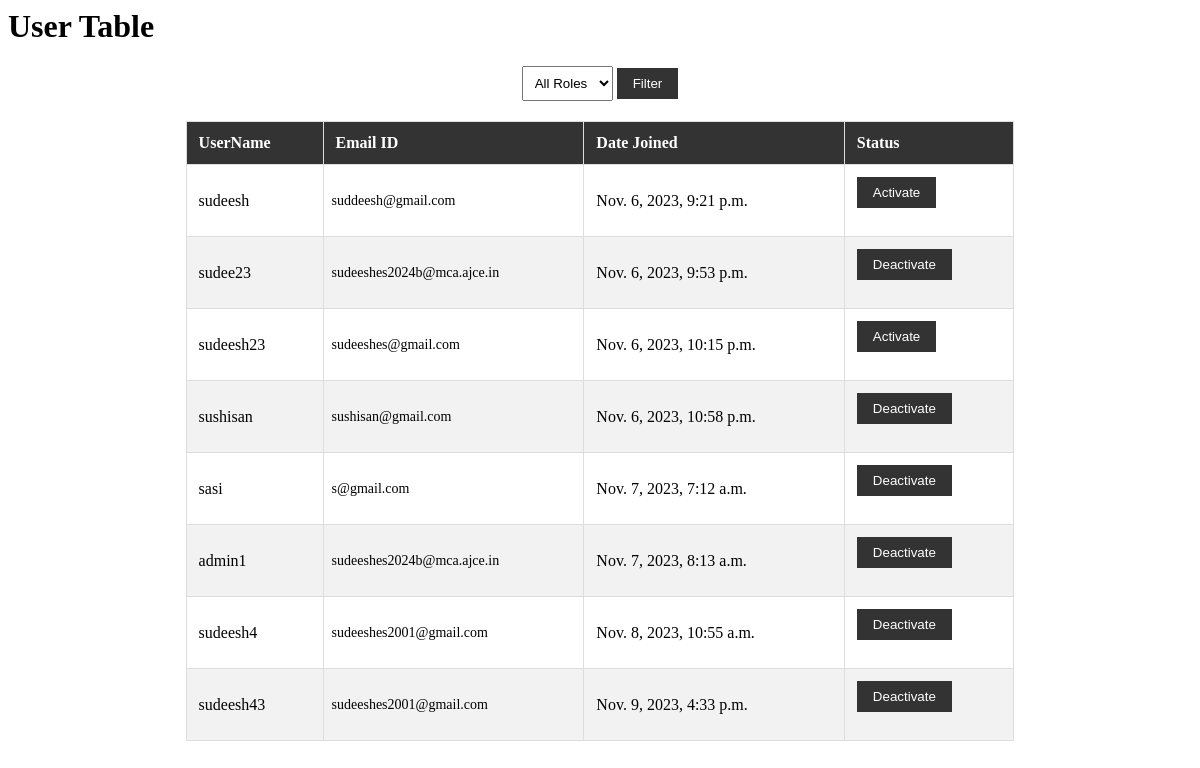
The app's page /user_account/, older data.
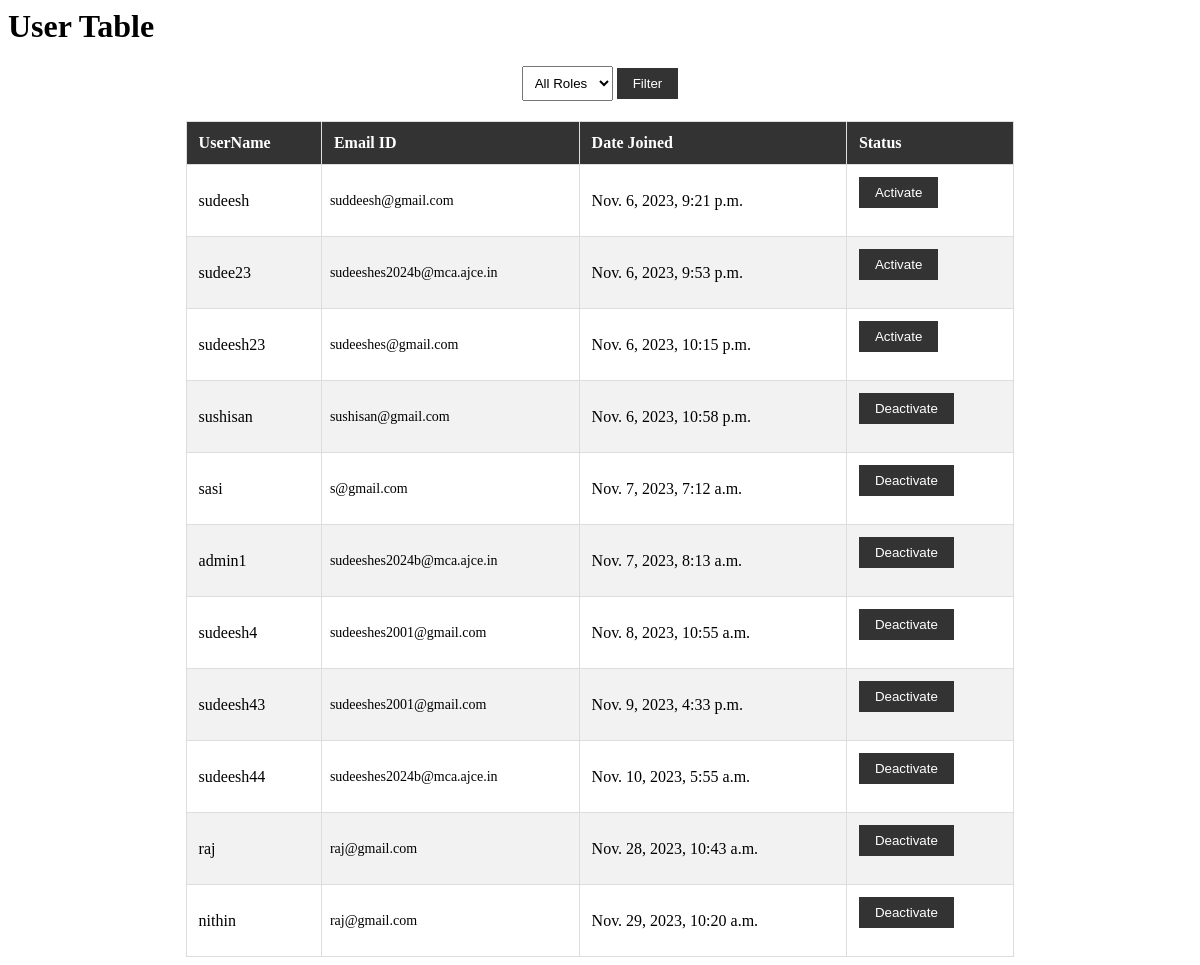
The same page, newer data.
### MyApp/models.py (models this page shows)
class User(AbstractUser):
    class Role(models.TextChoices):
        ADMIN = "ADMIN", "Admin"
        USER = "USER", "User"
        OFFICER = "OFFICER", "Officer"
    role = models.CharField(
        max_length=50,
        choices=Role.choices,
        default=Role.USER,
    )
    groups = models.ManyToManyField(
        Group,
        verbose_name="Groups",
        blank=True,
        related_name="myapp_user_set",
        related_query_name="user",
    )
    user_permissions = models.ManyToManyField(
        Permission,
        verbose_name="User Permissions",
        blank=True,
        related_name="myapp_user_set",
        related_query_name="user",
    )

### MyApp/views.py (the view)
# urls.py: path('user_account/',user_account,name='user_account'),
def user_account(request):
    role_filter = request.GET.get('role')
    users = User.objects.filter(~Q(is_superuser=True))  # Exclude superusers by default
    if role_filter:
        users = users.filter(role=role_filter)
    context = {'User_profiles': users, 'role_filter': role_filter}
    return render(request, 'admin/user_account.html',context)

### templates/admin/user_account.html (shortened to what this page needs)
<div>
    <h1>User Table</h1>
    <form action="{% url 'user_account' %}" method="GET">
    <div class="filter-container">
        <select id="roleFilter" name="role">
            <option value="">All Roles</option>
        </select>
        <button id="filterButton" type="submit">Filter</button>
    </form>
    </div>
    <table align='center'>
        <tr>
            <th>UserName</th>
            <th>Email ID</th>
            <th>Date Joined</th>
            <th>Status</th>
        </tr>
        <tbody>
            {% for Users in User_profiles %}
                {% if not Users.is_superuser %}
                    <tr>
                        <td>{{ Users.username }}</td>
                        <td>{{ Users.email }}</td>
                        <td>{{ Users.date_joined }}</td>
                        <td>{% if Users.is_active %}
                            <form method="post" action="{% url 'deactivate_user' Users.id %}">
                                <button type="submit">Deactivate</button>
                            </form>
                        {% else %}
                            <form method="post" action="{% url 'activate_user' Users.id %}">
                                <button type="submit">Activate</button>
                            </form>
                        {% endif %}
                        </td>
                    </tr>
                {% endif %}
            {% endfor %}
        </tbody>
    </table>

### templates/admin/user_account.html (style rules this page uses)
table { width: 70%; border-collapse: collapse; }
th, td { border: 1px solid #ddd; padding: 12px; text-align: left; }
th { background-color: #333; color: #fff; }
tr:nth-child(even) { background-color: #f2f2f2; }
td:nth-child(2) { padding: 8px; font-size: 14px; }
.filter-container { text-align: center; margin: 20px 0; }
select { padding: 8px; }
button { padding: 8px 16px; background-color: #333; color: #fff; border: none; cursor: pointer; }

Row changes from the older to the newer data that the page shows:
changed User "sudee23": is_active "Deactivate" → "Activate"
added User: username "sudeesh44", email "sudeeshes2024b@mca.ajce.in", date_joined "Nov. 10, 2023, 5:55 a.m.", is_active "Deactivate"
added User: username "raj", email "raj@gmail.com", date_joined "Nov. 28, 2023, 10:43 a.m.", is_active "Deactivate"
added User: username "nithin", email "raj@gmail.com", date_joined "Nov. 29, 2023, 10:20 a.m.", is_active "Deactivate"
